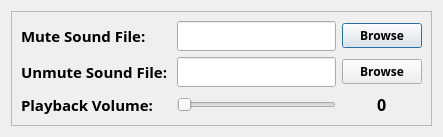
<?xml version="1.0" encoding="UTF-8"?>
<ui version="4.0">
 <class>Dialog</class>
 <widget class="QDialog" name="Dialog">
  <property name="geometry">
   <rect>
    <x>0</x>
    <y>0</y>
    <width>433</width>
    <height>118</height>
   </rect>
  </property>
  <property name="font">
   <font>
    <family>Source Sans Pro</family>
    <pointsize>12</pointsize>
   </font>
  </property>
  <property name="windowTitle">
   <string>Custom Sounds</string>
  </property>
  <layout class="QGridLayout" name="gridLayout">
   <item row="1" column="0">
    <widget class="QFrame" name="frame_2">
     <property name="sizePolicy">
      <sizepolicy hsizetype="MinimumExpanding" vsizetype="MinimumExpanding">
       <horstretch>0</horstretch>
       <verstretch>0</verstretch>
      </sizepolicy>
     </property>
     <property name="font">
      <font>
       <family>Unispace</family>
       <pointsize>14</pointsize>
       <weight>75</weight>
       <bold>true</bold>
      </font>
     </property>
     <property name="frameShape">
      <enum>QFrame::StyledPanel</enum>
     </property>
     <property name="frameShadow">
      <enum>QFrame::Plain</enum>
     </property>
     <layout class="QGridLayout" name="gridLayout_2">
      <item row="2" column="3" alignment="Qt::AlignHCenter">
       <widget class="QLabel" name="volumeLabel">
        <property name="font">
         <font>
          <family>Unispace</family>
          <pointsize>12</pointsize>
          <weight>75</weight>
          <bold>true</bold>
         </font>
        </property>
        <property name="text">
         <string>0</string>
        </property>
       </widget>
      </item>
      <item row="0" column="3">
       <widget class="QPushButton" name="muteBrowseButton">
        <property name="font">
         <font>
          <family>Unispace</family>
          <pointsize>9</pointsize>
          <weight>75</weight>
          <bold>true</bold>
         </font>
        </property>
        <property name="text">
         <string>Browse</string>
        </property>
       </widget>
      </item>
      <item row="2" column="0" alignment="Qt::AlignLeft">
       <widget class="QLabel" name="label_3">
        <property name="font">
         <font>
          <family>Unispace</family>
          <pointsize>11</pointsize>
          <weight>75</weight>
          <bold>true</bold>
         </font>
        </property>
        <property name="text">
         <string>Playback Volume:</string>
        </property>
       </widget>
      </item>
      <item row="0" column="0" alignment="Qt::AlignLeft">
       <widget class="QLabel" name="label">
        <property name="font">
         <font>
          <family>Unispace</family>
          <pointsize>11</pointsize>
          <weight>75</weight>
          <bold>true</bold>
         </font>
        </property>
        <property name="text">
         <string>Mute Sound File:</string>
        </property>
       </widget>
      </item>
      <item row="1" column="3">
       <widget class="QPushButton" name="unmuteBrowseButton">
        <property name="font">
         <font>
          <family>Unispace</family>
          <pointsize>9</pointsize>
          <weight>75</weight>
          <bold>true</bold>
         </font>
        </property>
        <property name="text">
         <string>Browse</string>
        </property>
       </widget>
      </item>
      <item row="1" column="0" colspan="2" alignment="Qt::AlignLeft">
       <widget class="QLabel" name="label_2">
        <property name="font">
         <font>
          <family>Unispace</family>
          <pointsize>11</pointsize>
          <weight>75</weight>
          <bold>true</bold>
         </font>
        </property>
        <property name="text">
         <string>Unmute Sound File: </string>
        </property>
       </widget>
      </item>
      <item row="1" column="2">
       <widget class="QLineEdit" name="unmuteSoundName">
        <property name="font">
         <font>
          <family>Unispace</family>
          <pointsize>11</pointsize>
          <weight>75</weight>
          <bold>true</bold>
         </font>
        </property>
        <property name="readOnly">
         <bool>true</bool>
        </property>
       </widget>
      </item>
      <item row="0" column="2">
       <widget class="QLineEdit" name="muteSoundName">
        <property name="enabled">
         <bool>true</bool>
        </property>
        <property name="font">
         <font>
          <family>Unispace</family>
          <pointsize>11</pointsize>
          <weight>75</weight>
          <bold>true</bold>
         </font>
        </property>
        <property name="readOnly">
         <bool>true</bool>
        </property>
       </widget>
      </item>
      <item row="2" column="2">
       <widget class="QSlider" name="volumeSlider">
        <property name="orientation">
         <enum>Qt::Horizontal</enum>
        </property>
       </widget>
      </item>
     </layout>
    </widget>
   </item>
  </layout>
 </widget>
 <resources/>
 <connections/>
</ui>
